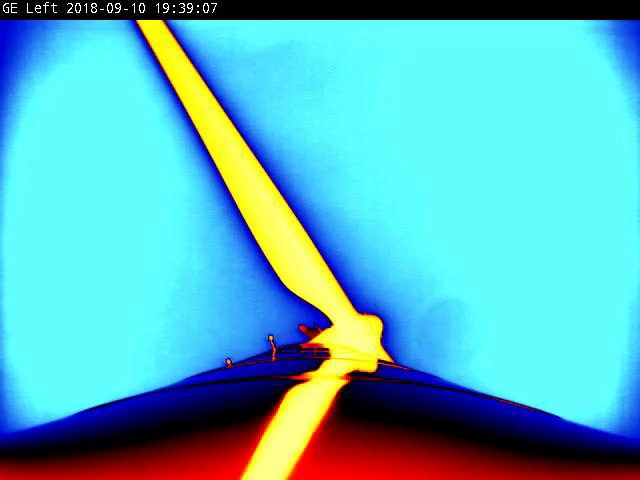
#> input picture frames/clear_background/insects/close/insect_114802/frame45.jpg, 640 x 480 px, found by its file name
$ python rotate_image_practice.py   (older library calls are emulated)
#> lines starting #> are read from the running program, lines starting #| are printed output that depends on the picture
# Import useful libraries
import cv2
import numpy as np
# [6 lines of commented-out code are left out]

img = cv2.imread('/Users/icunitz/Desktop/bat_detection/frames/2016-07-30_014634/frame45.jpg', cv2.IMREAD_GRAYSCALE)
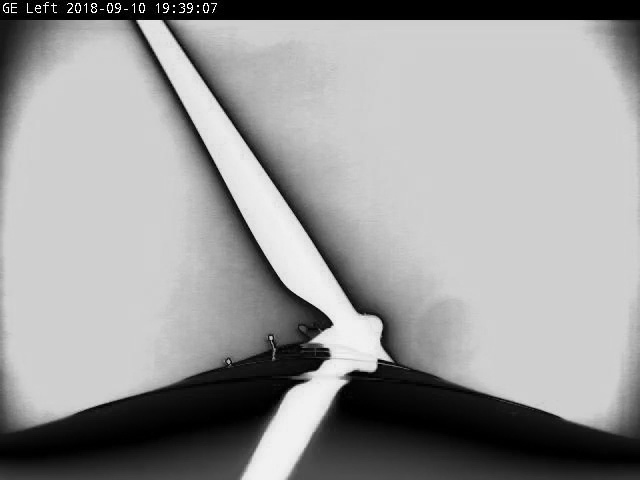
#> img: shape (480, 640); min 0, max 255, mean 154.4

rows, cols = img.shape[:2]
#> rows = 480; cols = 640

a_deg = 110

a_rad = a_deg * (np.pi / 180)
if a_deg <= 90:
        r = int(rows*np.cos(a_rad) + cols*np.sin(a_rad))
        c = int(cols*np.cos(a_rad) + rows*np.sin(a_rad))
        print ('Positive')
else:
        r = int(cols*np.cos(a_rad - np.pi/2) + rows*np.sin(a_rad - np.pi/2))
#> r = 765
        c = int(rows*np.cos(a_rad - np.pi/2) + cols*np.sin(a_rad - np.pi/2))
#> c = 669
        print ('Negative')
M = cv2.getRotationMatrix2D((cols//2, rows//2), -a_deg, 1.0)
M[0,2] += (c - cols) / 2
M[1,2] += (r - rows) / 2

# [10 lines of commented-out code are left out]
dst = cv2.warpAffine(img, M, (c, r))
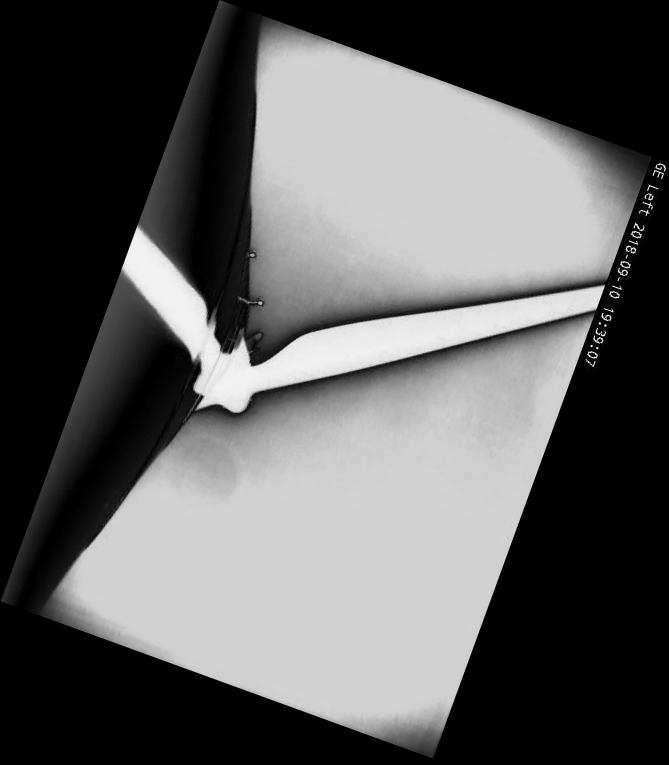
#> dst: shape (765, 669); min 0, max 255, mean 92.7

cv2.imshow('Rotated', dst)
cv2.waitKey(0) & 0xFF
cv2.destroyAllWindows()
